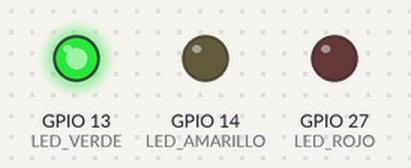
Bench run of a sketch on a simulated ESP32. On the bench: output pins drawn as LEDs (lit = HIGH).

Above: at 0.5 s.
At 1.5 s:
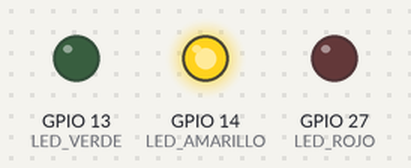
At 5.5 s:
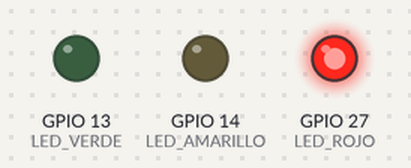
Timing chart, 0 to 6.9 s (numbered marks = the images above):
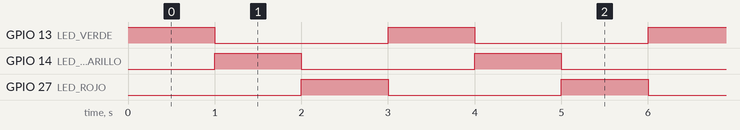

Measured:
- by itself, GPIO 13 (LED_VERDE), GPIO 14 (LED_AMARILLO), GPIO 27 (LED_ROJO): alternates HIGH for 1.0 s and LOW for 2.0 s
- by itself, everything shown: repeats every 3.0 s, in 3 steps

The sketch:

01_Prueba_LEDs.ino
```cpp
/*
  PRUEBA DE LEDS - ESP32

  Conexiones:
  LED verde:
    P13 -> resistencia 220 ohm -> patita larga LED verde
    patita corta LED verde -> GND

  LED amarillo:
    P14 -> resistencia 220 ohm -> patita larga LED amarillo
    patita corta LED amarillo -> GND

  LED rojo:
    P27 -> resistencia 220 ohm -> patita larga LED rojo
    patita corta LED rojo -> GND
*/

#define LED_VERDE 13
#define LED_AMARILLO 14
#define LED_ROJO 27

void setup() {
  pinMode(LED_VERDE, OUTPUT);
  pinMode(LED_AMARILLO, OUTPUT);
  pinMode(LED_ROJO, OUTPUT);
}

void loop() {
  digitalWrite(LED_VERDE, HIGH);
  digitalWrite(LED_AMARILLO, LOW);
  digitalWrite(LED_ROJO, LOW);
  delay(1000);

  digitalWrite(LED_VERDE, LOW);
  digitalWrite(LED_AMARILLO, HIGH);
  digitalWrite(LED_ROJO, LOW);
  delay(1000);

  digitalWrite(LED_VERDE, LOW);
  digitalWrite(LED_AMARILLO, LOW);
  digitalWrite(LED_ROJO, HIGH);
  delay(1000);
}
```
